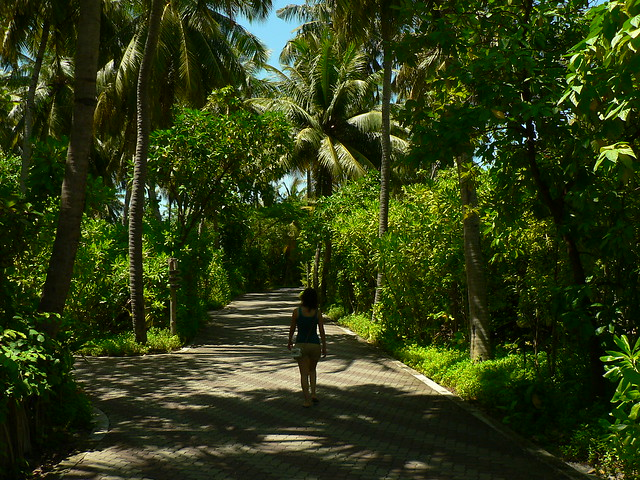
#> input picture bysj/datasets/tmdied/001.jpg, 640 x 480 px; its folder holds only this picture in this run
$ python exposure_analysis.py
#> lines starting #> are read from the running program, lines starting #| are printed output that depends on the picture
import os
import cv2
import numpy as np
import matplotlib.pyplot as plt

IMG_DIR = 'datasets/tmdied/'
HIST_DIR = os.path.join(IMG_DIR, 'hist')
RESULTS_FILE = 'exposure_results.txt'

# 曝光判断阈值（可根据实际情况调整）
UNDER_EXPOSED_THRESHOLD = 60   # 欠曝：平均亮度低于此值
OVER_EXPOSED_THRESHOLD = 190  # 过曝：平均亮度高于此值


def analyze_exposure(img_path):
    img = cv2.imread(img_path)
    if img is None:
        return '无法读取', None, None
    gray = cv2.cvtColor(img, cv2.COLOR_BGR2GRAY)
    mean_brightness = np.mean(gray)
    # 判断曝光类型
    if mean_brightness < UNDER_EXPOSED_THRESHOLD:
        status = '欠曝'
    elif mean_brightness > OVER_EXPOSED_THRESHOLD:
        status = '过曝'
    else:
        status = '正常'
    return status, mean_brightness, gray


def save_histogram(gray, img_file, status):
    plt.figure(figsize=(6, 4))
    plt.hist(gray.ravel(), bins=256, range=(0, 256), color='gray', alpha=0.7)
    plt.title(f'{img_file} - {status}')
    plt.xlabel('像素亮度值')
    plt.ylabel('像素数量')
    plt.tight_layout()
    os.makedirs(HIST_DIR, exist_ok=True)
    save_path = os.path.join(HIST_DIR, f'hist_{os.path.splitext(img_file)[0]}.jpg')
    plt.savefig(save_path)
    plt.close()


def main():
    img_files = [f for f in os.listdir(IMG_DIR) if f.lower().endswith(('.jpg', '.jpeg', '.png'))]
    results = []
    for img_file in img_files:
        img_path = os.path.join(IMG_DIR, img_file)
        status, brightness, gray = analyze_exposure(img_path)
#> in analyze_exposure, img is the input picture: shape (480, 640, 3); mean B, G, R 21.1, 59.3, 46.7
#> in analyze_exposure, `gray = cv2.cvtColor(img, cv2.COLOR_BGR2GRAY)`:
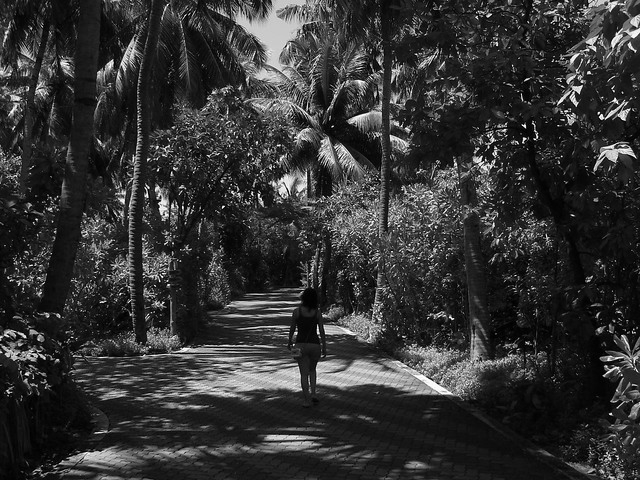
#> gray: shape (480, 640); min 0, max 254, mean 51.2
#> in analyze_exposure, `mean_brightness = np.mean(gray)`: mean_brightness = 51.18
#> status = '欠曝'; brightness = 51.18
        results.append((img_file, status, brightness))
        print(f'{img_file}: {status} (平均亮度: {brightness:.2f} if brightness else "N/A")')
#| 001.jpg: 欠曝 (平均亮度: 51.18 if brightness else "N/A")
        if gray is not None:
            save_histogram(gray, img_file, status)
#> in save_histogram, `plt.savefig(save_path)`:
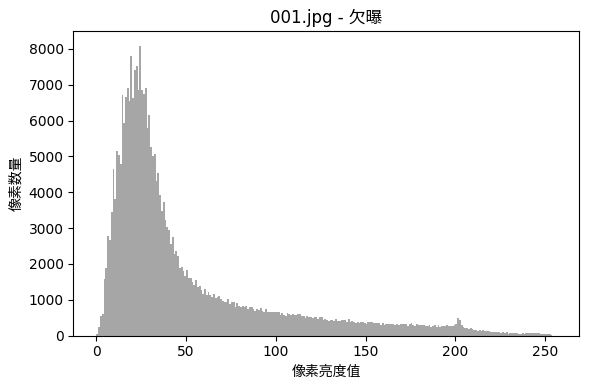
#> figure drawn by matplotlib, 1 panel; tallest bar 8079 high, from x = 24 to 25
    # 保存结果
    with open(RESULTS_FILE, 'w') as f:
        for img_file, status, brightness in results:
            f.write(f'{img_file}: {status} (平均亮度: {brightness})\n')
#> this loop made 1 pass
#> (img_file, status, brightness) on pass 1: ('001.jpg', '欠曝', 51.18)
    print(f'分析完成，结果已保存到 {RESULTS_FILE}')
    print(f'所有直方图已保存到 {HIST_DIR}/')

if __name__ == '__main__':
    main()

$ run again, on bysj/datasets/tmdied/005.jpg
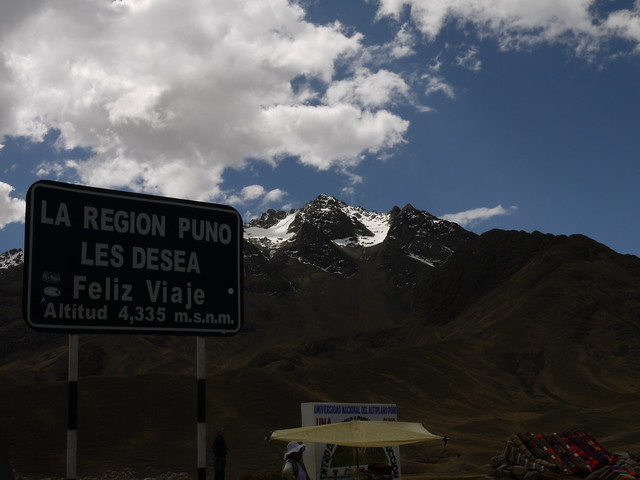
#> input picture bysj/datasets/tmdied/005.jpg, 640 x 480 px
#> in analyze_exposure, img is the input picture: shape (480, 640, 3); mean B, G, R 77.7, 73.1, 70.6
#> in analyze_exposure, `gray = cv2.cvtColor(img, cv2.COLOR_BGR2GRAY)`:
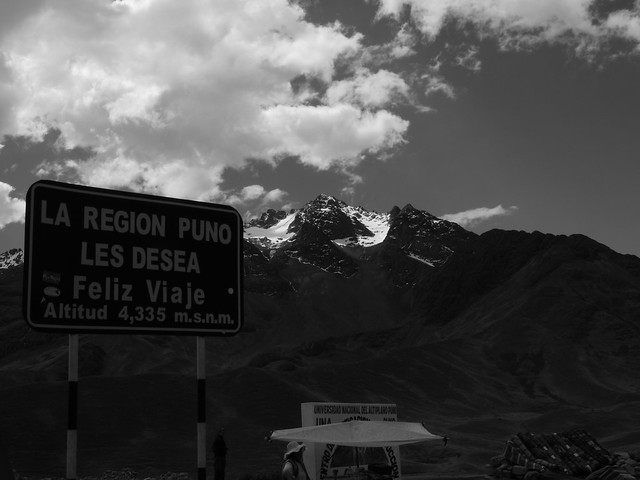
#> gray: shape (480, 640); min 0, max 254, mean 72.9
#> mean_brightness = 72.94
#> in main, `status, brightness, gray = analyze_exposure(img_path)`: status = '正常'; brightness = 72.94
#| 005.jpg: 正常 (平均亮度: 72.94 if brightness else "N/A")
#> in save_histogram, `plt.savefig(save_path)`:
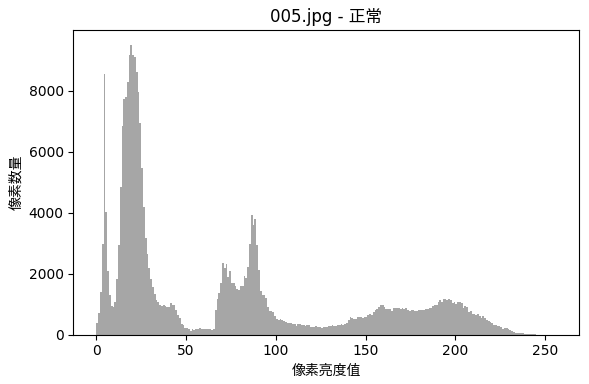
#> figure drawn by matplotlib, 1 panel; tallest bar 9508 high, from x = 19 to 20
#> the loop in main, `for img_file, status, brightness in results:` made 1 pass
#> (img_file, status, brightness) on pass 1: ('005.jpg', '正常', 72.94)

$ run again, on bysj/datasets/tmdied/006.jpg
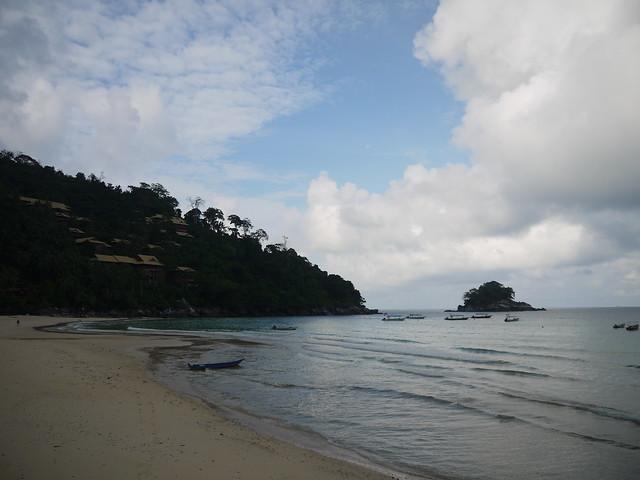
#> input picture bysj/datasets/tmdied/006.jpg, 640 x 480 px
#> in analyze_exposure, img is the input picture: shape (480, 640, 3); mean B, G, R 138.6, 132.9, 125.6
#> in analyze_exposure, `gray = cv2.cvtColor(img, cv2.COLOR_BGR2GRAY)`:
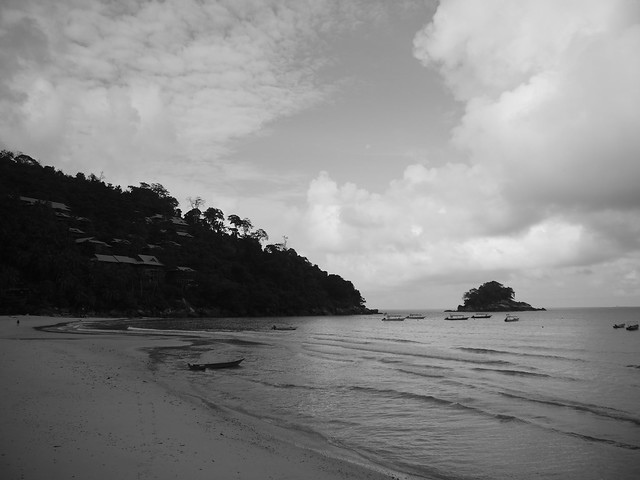
#> gray: shape (480, 640); min 0, max 254, mean 131.4
#> mean_brightness = 131.4
#> in main, `status, brightness, gray = analyze_exposure(img_path)`: status = '正常'; brightness = 131.4
#| 006.jpg: 正常 (平均亮度: 131.36 if brightness else "N/A")
#> in save_histogram, `plt.savefig(save_path)`:
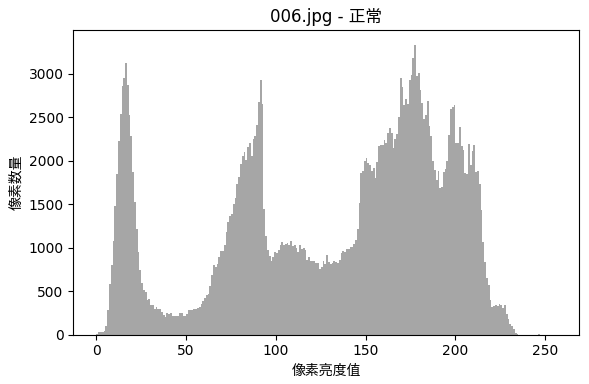
#> figure drawn by matplotlib, 1 panel; tallest bar 3330 high, from x = 177 to 178
#> the loop in main, `for img_file, status, brightness in results:` made 1 pass
#> (img_file, status, brightness) on pass 1: ('006.jpg', '正常', 131.4)

$ run again, on bysj/datasets/tmdied/007.jpg
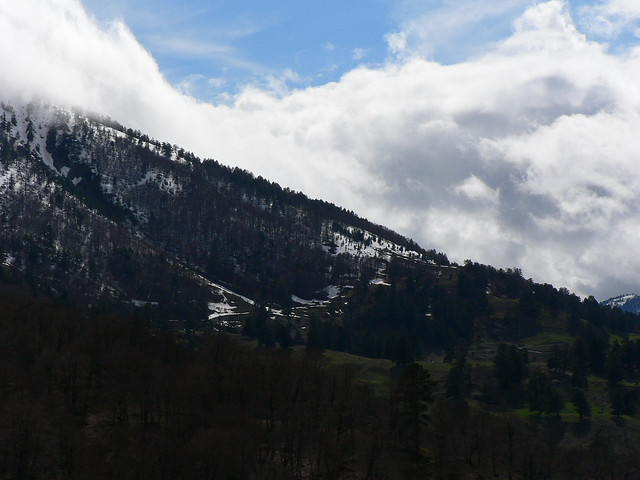
#> input picture bysj/datasets/tmdied/007.jpg, 640 x 480 px
#> in analyze_exposure, img is the input picture: shape (480, 640, 3); mean B, G, R 111.5, 103.8, 97.2
#> in analyze_exposure, `gray = cv2.cvtColor(img, cv2.COLOR_BGR2GRAY)`:
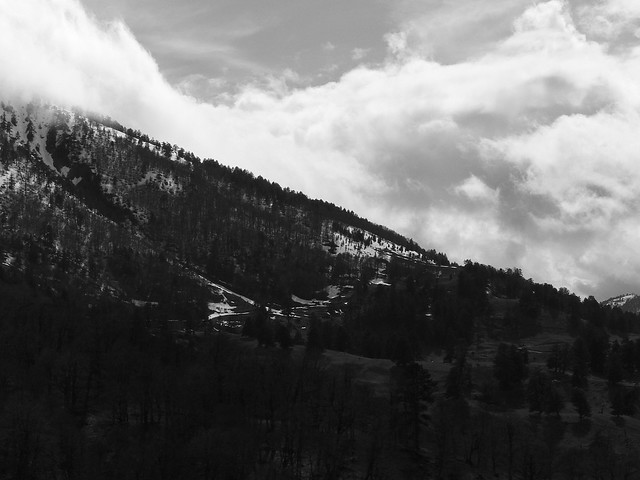
#> gray: shape (480, 640); min 0, max 255, mean 102.7
#> mean_brightness = 102.7
#> in main, `status, brightness, gray = analyze_exposure(img_path)`: status = '正常'; brightness = 102.7
#| 007.jpg: 正常 (平均亮度: 102.71 if brightness else "N/A")
#> in save_histogram, `plt.savefig(save_path)`:
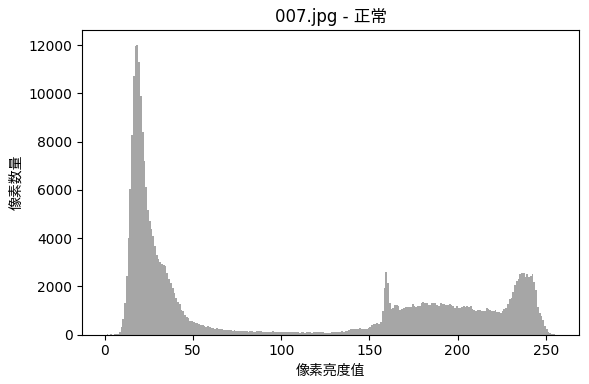
#> figure drawn by matplotlib, 1 panel; tallest bar 12014 high, from x = 18 to 19
#> the loop in main, `for img_file, status, brightness in results:` made 1 pass
#> (img_file, status, brightness) on pass 1: ('007.jpg', '正常', 102.7)
